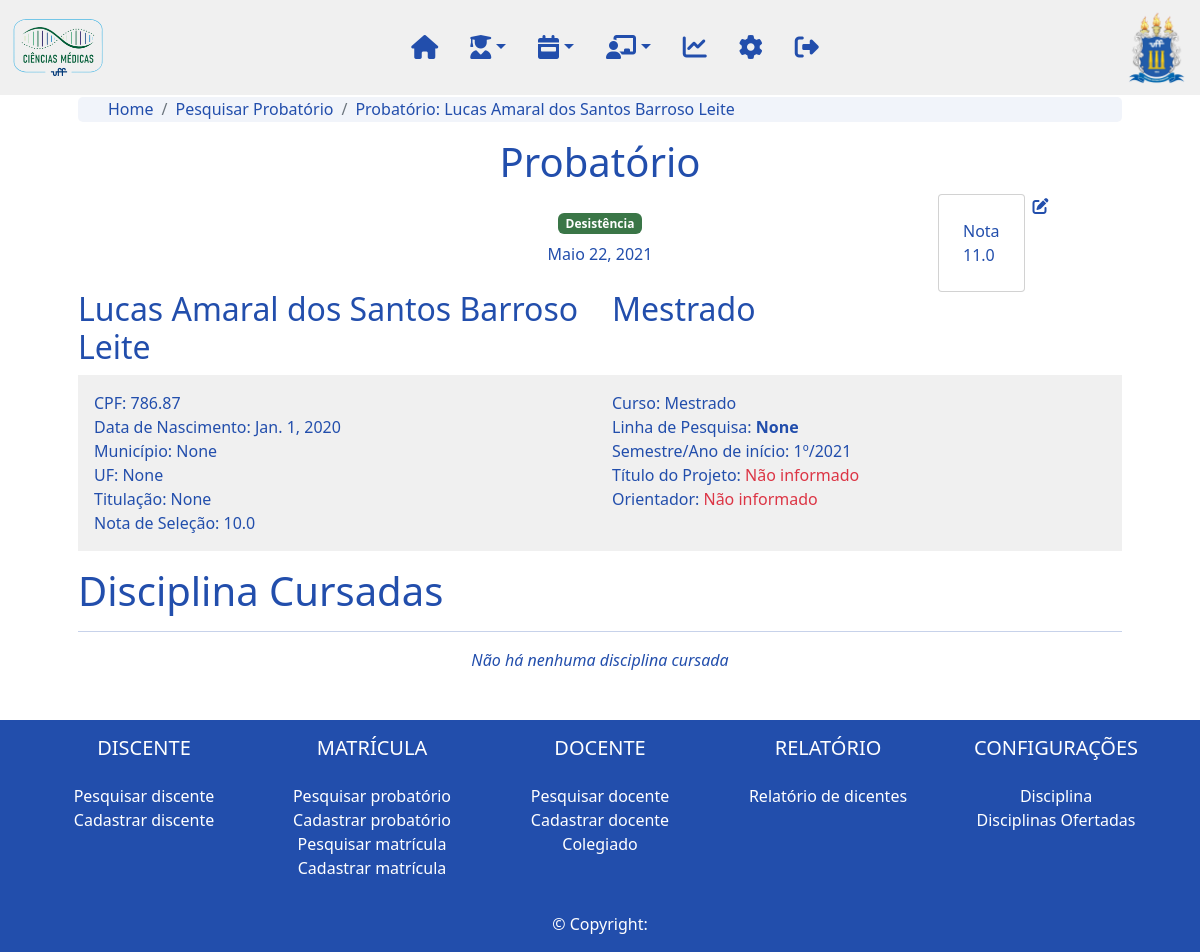
The page /matricula/probatorio/3/ on the database its author committed.
### matricula/models.py (models this page shows, shortened)
class Probatorio(models.Model):
    data_inscricao = models.DateField(verbose_name='Data da inscrição:')
    nota = models.OneToOneField(Nota, on_delete=models.DO_NOTHING, related_name='probatorio_nota', null=True, verbose_name='Nota:')
    aluno = models.OneToOneField(Aluno, on_delete=models.CASCADE, related_name='probatorio_aluno', verbose_name='Aluno:')
    grau = models.ForeignKey(Grau, on_delete=models.CASCADE, related_name='probatorio_grau', verbose_name='Grau de Aplicação:')
    nota_selecao = models.FloatField(validators=[MaxValueValidator(100),MinValueValidator(0)])
    data_limite = models.DateField()
    probatorio = models.BooleanField(default=True)
    linha_pesquisa = models.ForeignKey(LinhaPesquisa, on_delete=models.DO_NOTHING, null=True, blank=True)
    slug = models.SlugField(max_length=250, unique_for_date='dt_cadastro')
    updated = models.DateTimeField(auto_now=True)
    dt_cadastro = models.DateTimeField(auto_now=True)
    cadastrado_por = models.ForeignKey(User, on_delete=models.DO_NOTHING, related_name='probatorio_cadastrado_por')

class Nota(models.Model):
    nota = models.FloatField(validators=[MaxValueValidator(100),MinValueValidator(0)])
    dt_nota = models.DateField(auto_now=True)

### aluno/models.py (models this page shows, shortened)
class Aluno(models.Model):
    nome = models.CharField(max_length=200, verbose_name="Nome:")
    cpf = models.CharField(max_length=14, verbose_name='CPF:', blank=True)
    nome_pai = models.CharField(max_length=200, null=True, blank=True, verbose_name='Nome do pai:')
    nome_mae = models.CharField(max_length=200, null=True, blank=True, verbose_name="Nome da mãe:")
    naturalidade = models.ForeignKey(UnidadeFederativa, on_delete=models.CASCADE, null=True, blank=True, verbose_name="Naturalidade:")
    nacionalidade = models.CharField(max_length=100, null=True, blank=True, verbose_name="Nacionalidade:")
    dt_nascimento = models.DateField()
    estado_civil = models.ForeignKey(EstadoCivil, on_delete=models.CASCADE, null=True, blank=True, verbose_name="Estado civil:")
    identidade = models.CharField(max_length=12, verbose_name="Identidade:")
    identidade_uf = models.CharField(max_length=2, verbose_name="UF:")
    identidade_orgao = models.CharField(max_length=100, verbose_name="Orgão expedidor:")
    sexo = models.ForeignKey(Sexo, on_delete=models.CASCADE, null=True, blank=True, verbose_name="Sexo:")
    email = models.EmailField(null=True, blank=True, verbose_name="Email:")
    etnia = models.ForeignKey(Etnia, on_delete=models.CASCADE, blank=True, null=True, verbose_name="Raça/Etnia:")
    portador_deficiencia = models.BooleanField()
    portador_deficiencia_qual = models.CharField(max_length=200, verbose_name="Qual deficiência:*", blank=True, null=True)
    foto = models.ImageField(null=True, blank=True, upload_to='img')
    status = models.OneToOneField(Status, on_delete=models.CASCADE, related_name='aluno_status')
    endereco = models.OneToOneField(Endereco, on_delete=models.CASCADE, related_name='aluno_endereco', null=True)
    graduacao = models.OneToOneField(Graduacao, on_delete=models.CASCADE, related_name='aluno_graduacao', null=True)
    ensino_medio = models.OneToOneField(EnsinoMedio, on_delete=models.CASCADE, related_name='aluno_ensino_medio', null=True)
    titulacao = models.OneToOneField(Titulacao, on_delete=models.CASCADE, related_name='aluno_titulacao', null=True)
    trabalho = models.OneToOneField(Trabalho, on_delete=models.CASCADE, related_name='aluno_trabalho', null=True)
    residencia = models.OneToOneField(Residencia, on_delete=models.CASCADE, related_name='aluno_residencia', null=True)
    slug = models.SlugField(max_length=250, unique_for_date='dt_cadastro')
    updated = models.DateTimeField(auto_now=True)
    dt_cadastro = models.DateTimeField(auto_now=True)
    cadastrado_por = models.ForeignKey(User, on_delete=models.CASCADE, related_name='aluno_cadastrado_por')
    def __str__(self):
            return str(self.nome)

class Status(models.Model):
    status = models.ForeignKey(StatusOptions, on_delete=models.CASCADE)
    def __str__(self):
        return self.status.status_options

class Endereco(models.Model):
    cep = models.CharField(max_length=9, null=True, blank=True, verbose_name="CEP:")
    endereco = models.CharField(max_length=200, null=True, blank=True, verbose_name="Endereço:")
    numero = models.CharField(max_length=200, null=True, blank=True, verbose_name="Número:")
    complemento = models.CharField(max_length=200, null=True, blank=True, verbose_name="Complemento:")
    bairro = models.CharField(max_length=200, null=True, blank=True, verbose_name="Bairro:")
    municipio = models.CharField(max_length=200, null=True, blank=True, verbose_name="Município:")
    uf = models.CharField(max_length=2, null=True, blank=True, verbose_name="UF:")
    pais = models.CharField(max_length=200, null=True, blank=True, verbose_name="País:")
    telefone1 = models.CharField(max_length=15, null=True, blank=True, verbose_name="Telefone:")
    telefone2 = models.CharField(max_length=15, null=True, blank=True, verbose_name="Telefone 2:")

class Titulacao(models.Model):
    titulacao = models.CharField(max_length=200, null=True, blank=True, verbose_name="Titulação:")
    titulacao_area = models.CharField(max_length=200, null=True, blank=True, verbose_name="Área:")
    titulacao_ano = models.IntegerField(null=True, blank=True, verbose_name="Ano:")
    data_qualificacao = models.DateField(null=True, blank=True, verbose_name="Data da Qualificação:")
    uf = models.CharField(max_length=2, null=True, blank=True, verbose_name="UF:")
    instituicao_titulacao = models.CharField(max_length=200, null=True, blank=True, verbose_name="Instituição:")
    obs_geral = models.TextField(null=True, blank=True, verbose_name="Observações Gerais")

### config/models.py (models this page shows, shortened)
class StatusOptions(models.Model):
    status_options = models.CharField(max_length=50)
    cor = RGBColorField(default='#000000')

class Grau(models.Model):
    grau = models.CharField(max_length=200)
    cor = RGBColorField(default='#000000')
    def __str__(self):
            return str(self.grau)

### matricula/views.py (the view, shortened to what this page needs)
# urls.py: path('probatorio/<int:probatorio>/', detalhe_probatorio, name='detalhe_probatorio'),
def detalhe_probatorio(request, probatorio):
    probatorio = Probatorio.objects.get(id=probatorio)
    inscricoes = Inscricao.objects.filter(probatorio=probatorio.slug)
    form_exame = ExameLinguasForm()
    form_nota = NotaForm()
    form_edita_nota = NotaForm(instance=probatorio.nota)
    data_limite = datetime(year=probatorio.data_limite.year,
                           month=probatorio.data_limite.month,
                           day=probatorio.data_limite.day)
    print(f'Data limite: {probatorio.data_limite}')
    data_final_remanescente = data_limite - datetime.now()
    print(data_final_remanescente)
    try:
        trabalho_final = TrabalhoFinal.objects.get(probatorio=probatorio)
    except TrabalhoFinal.DoesNotExist:
        trabalho_final = None
    return render(request, 'detalhe_probatorio.html', {'probatorio':probatorio, 'inscricoes':inscricoes, 'trabalho_final':trabalho_final, 'form_exame': form_exame, 'form_nota': form_nota, 'form_edita_nota': form_edita_nota, 'data_final_remanescente': data_final_remanescente.days})

### config/models.py (called while the page is built)
      def __str__(self):
            return str(self.lingua)

### matricula/templates/detalhe_probatorio.html (shortened to what this page needs)
{% extends "base.html" %}
{% load static %}
{% load crispy_forms_tags %}
{% block content %}
    {% include 'navbar.html' %}
    <div class="body container px-5">
        <nav aria-label="breadcrumb">
            <ol class="breadcrumb">
              <li class="breadcrumb-item"><a href="{% url 'home'%}">Home</a></li>
              <li class="breadcrumb-item"><a href="{% url 'matricula:lista_probatorio' %}">Pesquisar Probatório</a></li>
              <li class="breadcrumb-item active" aria-current="page"><a href="{% url 'matricula:detalhe_probatorio' probatorio.slug %}">Probatório: {{probatorio.aluno}}</a></li>
            </ol>
          </nav>
        <h1 class='text-center'>Probatório</h1>
        {% if probatorio.nota%}
        <div class="d-flex justify-content-center nota-probatorio">
            <div class="card p-4  border-1 rounded-1 mx-2">
                <span>Nota</span>
                <span>{{probatorio.nota.nota}}</span>
            </div>
            <a href="" data-toggle="modal" data-target="#id_edita_nota_probatorio"><i class="fa-solid fa-pen-to-square"></i></a>
        </div>
        {% endif %}
        <div class='text-center my-4'>
            <span class="badge badge-secondary" style="background-color: {{probatorio.aluno.status.status.cor}}">{{probatorio.aluno.status}}</span>
            <span class="d-flex my-2 justify-content-center">{{probatorio.data_inscricao}}</span>
        </div>
        <div class="row">
            <div class="col-md-6">
                <h2>{{probatorio.aluno}}</h2>
            </div>
            <div class="col-md-6">
                <h2>{{probatorio.grau}}</h2>
            </div>
          </div>
    <div class="card mb-3 border-0 rounded-0" style="background-color: #efefefe7 ;">
        <div class="card-body">
            <div class="row">
                <div class="col-6">
                    CPF: {{probatorio.aluno.cpf}}
                </div>
                <div class="col-6">
                    Curso: {{probatorio.grau}}
                </div>
            </div>
            <div class="row">
                <div class="col-6">
                    Data de Nascimento: {{probatorio.aluno.dt_nascimento}}
                </div>
                <div class="col-6 truncate" data-toggle="tooltip" data-placement="right" title="{{probatorio.linha_pesquisa}}">
                    Linha de Pesquisa: <b>{{probatorio.linha_pesquisa}}</b>
                </div>
            </div>
            <div class="row">
                <div class="col-6">
                    Município: {{probatorio.aluno.endereco.municipio}}
                </div>
                <div class="col-6">
                    Semestre/Ano de início: {% if probatorio.data_inscricao.month < 6 %}1º/{{probatorio.data_inscricao.year}}{% else %}2º/{{probatorio.data_inscricao.year}}{% endif %}
                </div>
            </div>
            <div class="row">
                <div class="col-6">
                    UF: {{probatorio.aluno.endereco.uf}}
                </div>
                {% if probatorio.aluno.status.status.status_options != 'Desistência' %}
                <div class="col-6 truncate" {% if trabalho_final is not None %} data-toggle="tooltip" data-placement="right" title="{{trabalho_final}}" {% endif %}>
                    Título do Projeto: {% if trabalho_final == None %}<a href="{% url 'matricula:cadastra_trabalho_probatorio' probatorio.slug %}" style="color:dodgerblue;">Adicionar Projeto  <i class='fas fa-exclamation-circle' style='font-size:24px;color:red'></i></a>{% else %}<a class='link-projeto' href="{% url 'matricula:detalhe_trabalho_final_probatorio' probatorio.slug %}"><b>{{ trabalho_final }}</b><a>{% endif %}
                </div>
                {% else %}
                <div class="col-6 truncate" {% if trabalho_final is not None %} data-toggle="tooltip" data-placement="right" title="{{trabalho_final}}" {% endif %}>
                    Título do Projeto: {% if trabalho_final == None %}<span class="text-danger">Não informado <span>{% else %}<a class='link-projeto' href="{% url 'matricula:detalhe_trabalho_final_probatorio' probatorio.slug %}"><b>{{ trabalho_final }}</b><a>{% endif %}
                </div>
                {% endif %}
            </div>
            <div class="row">
                <div class="col-6">
                    Titulação: {{probatorio.aluno.titulacao.titulacao}}
                </div>
                <div class="col-6">
                    Orientador: {% if trabalho_final == None %}<span class="text-danger">Não informado</span>{% else %}<b>{{ trabalho_final.orientador }}</b>{% endif %}
                </div>
            </div>
            <div class="row">
                <div class="col-6">
                    Nota de Seleção: {{probatorio.nota_selecao}}
                </div>
                <div class="col-6">
                </div>
            </div>
        </div>
      </div>
    <div class="secao-disciplina">
        <h1>Disciplina Cursadas</h1>
        <hr>
        {% if not inscricoes %}
            <p class="text-center"><i>Não há nenhuma disciplina cursada</i></p>
        {% endif %}
    </div>
</div>
{% include 'footer.html' %}
{% endblock %}

### static/css/styles.css (style rules this page uses)
html { height:100% }
body { height: 100%; }
.body { position:relative; padding-top: 80pt; color: #224EAC; min-height: 80%; }
a { text-decoration: none; }
.breadcrumb { margin-top: -10px; border-radius: 5px; background-color: #224EAC10; height: 25px; padding: 0px 30px; }
.breadcrumb a { color: #224EAC; }
.breadcrumb-item.active { font-weight: 500; }
.truncate { white-space: nowrap; text-overflow: ellipsis; overflow-x: hidden; }
i.fa-solid.fa-pen-to-square { color: #224EAC; }
@media screen and (min-width: 600px) { .nota-probatorio { position: absolute; left: 900px; } }

### rows shown on the page
Probatorio: aluno "Lucas Amaral dos Santos Barroso Leite", nota.nota "11.0", aluno.status "Desistência", data_inscricao "Maio 22, 2021", grau "Mestrado", aluno.cpf "786.87", aluno.dt_nascimento "Jan. 1, 2020", linha_pesquisa "None", aluno.endereco.municipio "None", data_inscricao.year "2021", aluno.endereco.uf "None", aluno.titulacao.titulacao "None", nota_selecao "10.0"
